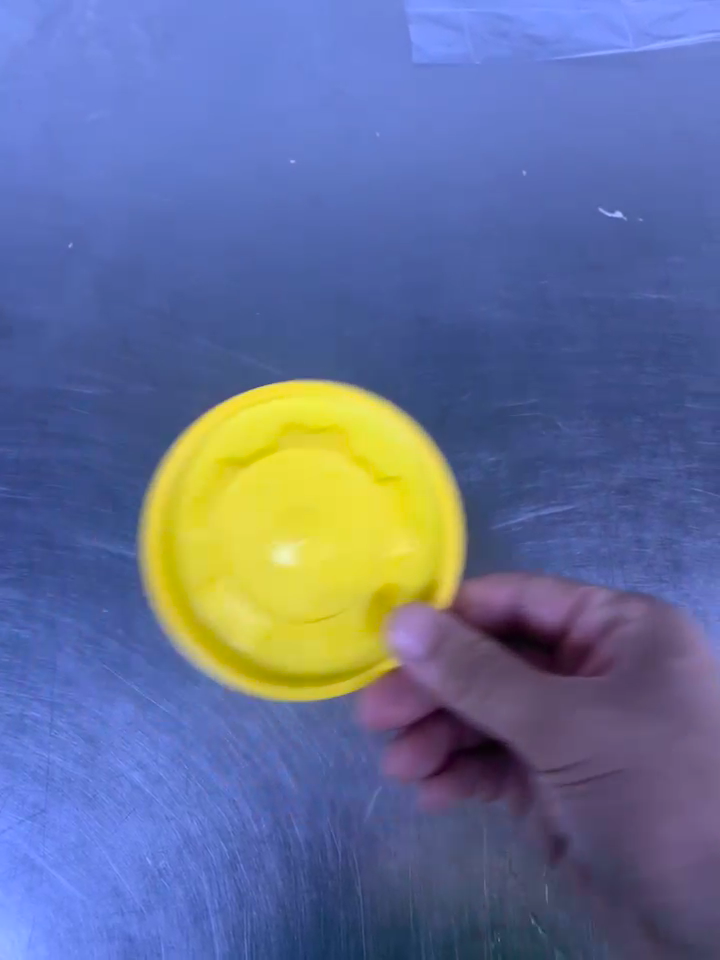
#> input picture frame 18 of homework.mp4, 720 x 960 px, given in place of the camera
$ jupyter execute chap122.ipynb
#> lines starting #> are read from the running program, lines starting #| are printed output that depends on the picture; pictures that were not available may be replaced by others from this repository, and a replacement may not be noted
[cell 1]
import numpy as np
import cv2

[cell 2]
cap = cv2.VideoCapture(0) #컴퓨터 기본 웹캠을 열어 영상을 캡쳐하는 객체 생성
while(True):
# Capture frame-by-frame
    ret, frame = cap.read() #못 읽어오면 ret, 읽어오면 frame, ret은 프레임을 제대로 읽어왔는지
#> frame is the input picture: shape (960, 720, 3); mean B, G, R 150.5, 111.6, 100.6
    # frame은 실제로 캡처된 이미지(프레임)
# Our operations on the frame come here
    gray = cv2.cvtColor(frame, cv2.COLOR_BGR2GRAY)
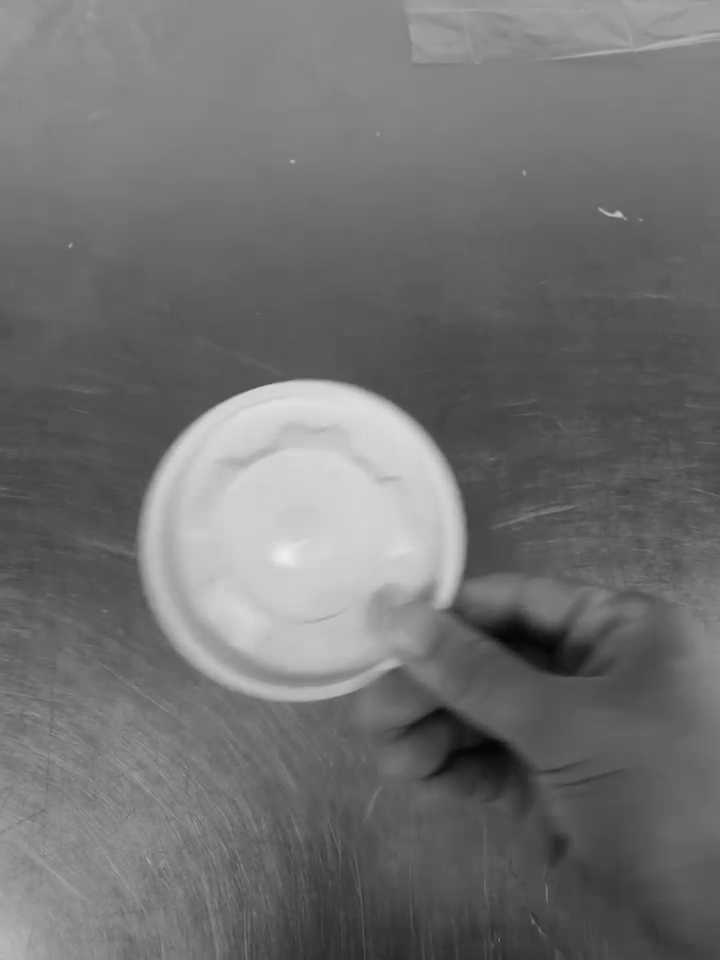
#> gray: shape (960, 720); min 4, max 238, mean 112.8
    #cvtColor함수는 프레임을 BGR 색상 중 그레이 컬러로 변환
# Display the resulting frame
    cv2.imshow('frame',gray)
    if cv2.waitKey(1) & 0xFF == ord('q'): #1밀리로 동안 키입력 대기
#> (key q is pressed here)
        break
# When everything done, release the capture
cap.release() #웹캠 해제 후 사용 종료
cv2.destroyAllWindows()

[cell 3]
import numpy as np
import cv2

[cell 4]
cap = cv2.VideoCapture('earth.avi') #earth.avi 파일 프레임을 읽어와 재생 준비 객체 생성
while(cap.isOpened()): #파일이 열려있는동안 무한루프, 파일이 정상적으로 열려있으면 True반환
    ret, frame = cap.read()
    gray = cv2.cvtColor(frame, cv2.COLOR_BGR2GRAY)
    cv2.imshow('frame',frame)
    if cv2.waitKey(1) & 0xFF == ord('q'):
#> (key q is pressed here)
        break
cap.release()
cv2.destroyAllWindows()

[cell 5]
import numpy as np
import cv2

[cell 6]
cap = cv2.VideoCapture(0) #0은 기본 웹캠 지칭, 비디오 캡처 시작
fourcc = cv2.VideoWriter_fourcc(*'XVID') #코덱 설정, XVID는 비디오 압축 형식을 정의하는 코덱
out = cv2.VideoWriter('output.avi',fourcc, 20.0, (640,480)) #fourcc는 코덱 설정, 20.0은 프레임 속도, 그다음 비디오 해상도
while(cap.isOpened()):
    ret, frame = cap.read()
    if ret==True: #프레임을 제대로 읽어온경우
        frame = cv2.flip(frame,0) #flip함수로 프레임을 수직으로 뒤집는다. 0은 수직 방향으로 뒤집는 걸 의미
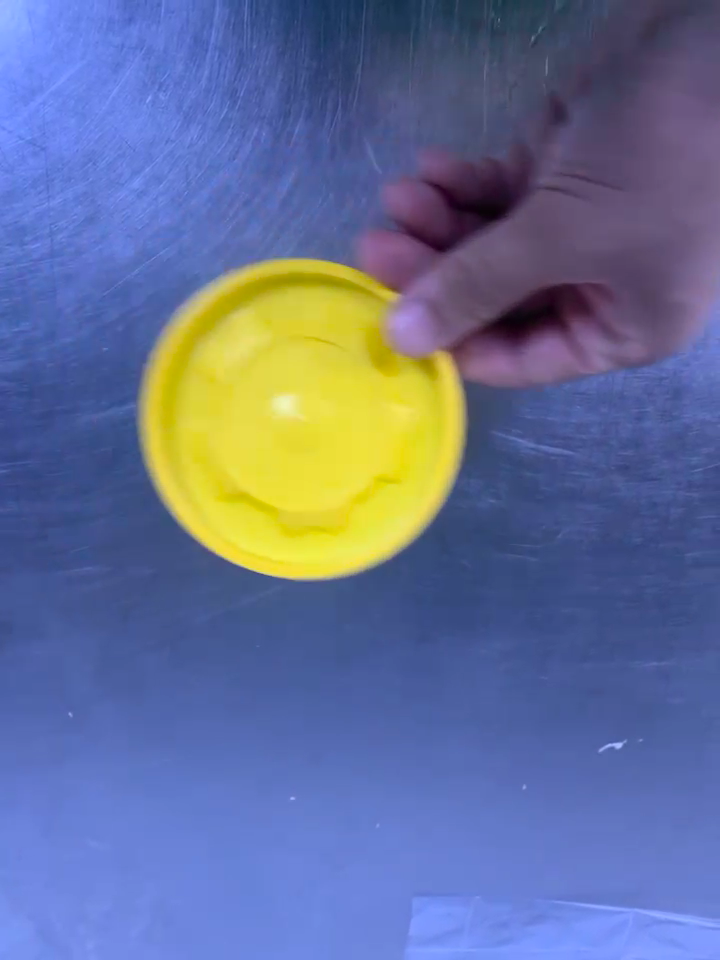
#> frame: shape (960, 720, 3); mean B, G, R 150.5, 111.6, 100.6
# write the flipped frame
        out.write(frame) #플립된 프레임을 output.avi에 저장
        cv2.imshow('frame',frame)
    if cv2.waitKey(1) & 0xFF == ord('q'):
#> (key q is pressed here)
        break
    else:
        break
# Release everything if job is finished
cap.release()
out.release()
cv2.destroyAllWindows()

$ run again, starting later in the video
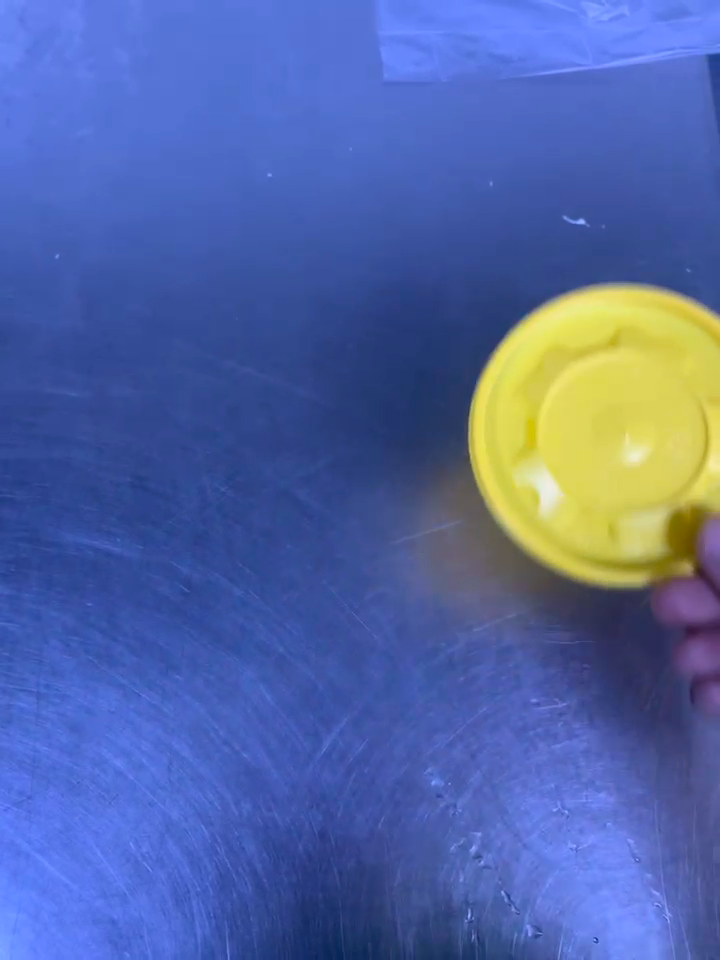
#> input picture frame 82 of homework.mp4, 720 x 960 px, given in place of the camera
#> frame is the input picture: shape (960, 720, 3); mean B, G, R 164.7, 102, 82
#> `gray = cv2.cvtColor(frame, cv2.COLOR_BGR2GRAY)`:
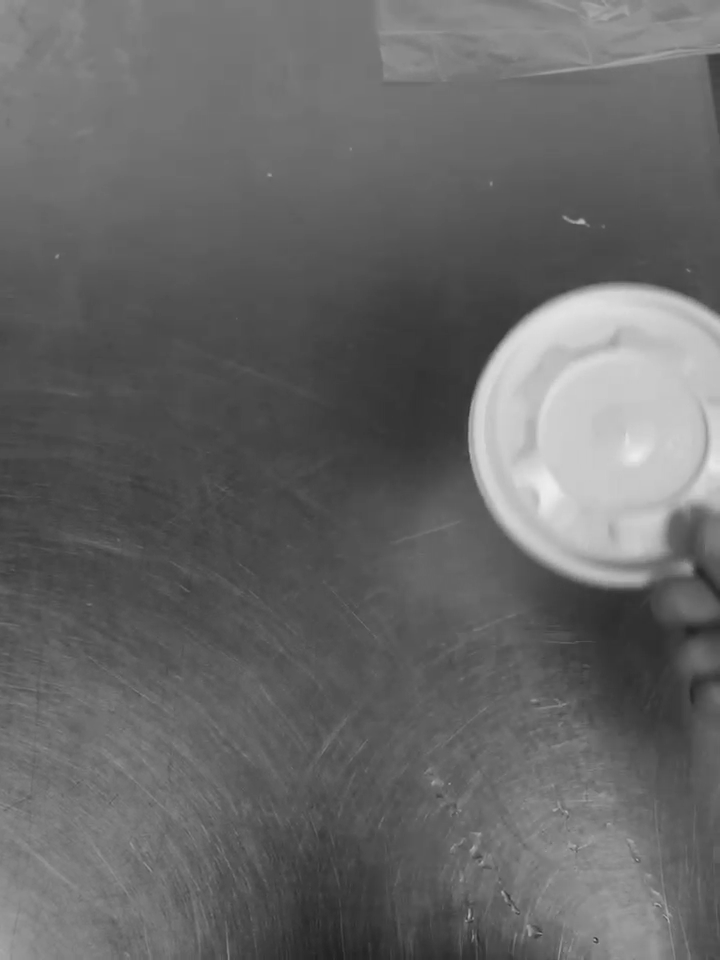
#> gray: shape (960, 720); min 32, max 238, mean 103.2
#> `frame = cv2.flip(frame,0)`:
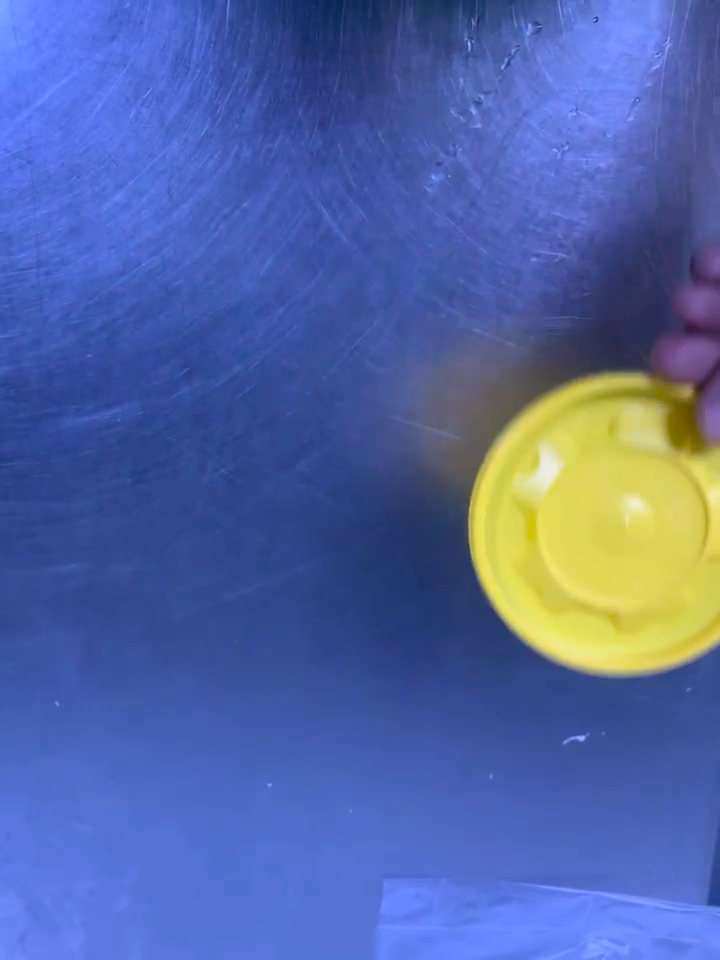
#> frame: shape (960, 720, 3); mean B, G, R 164.7, 102, 82

$ run again, starting later in the video
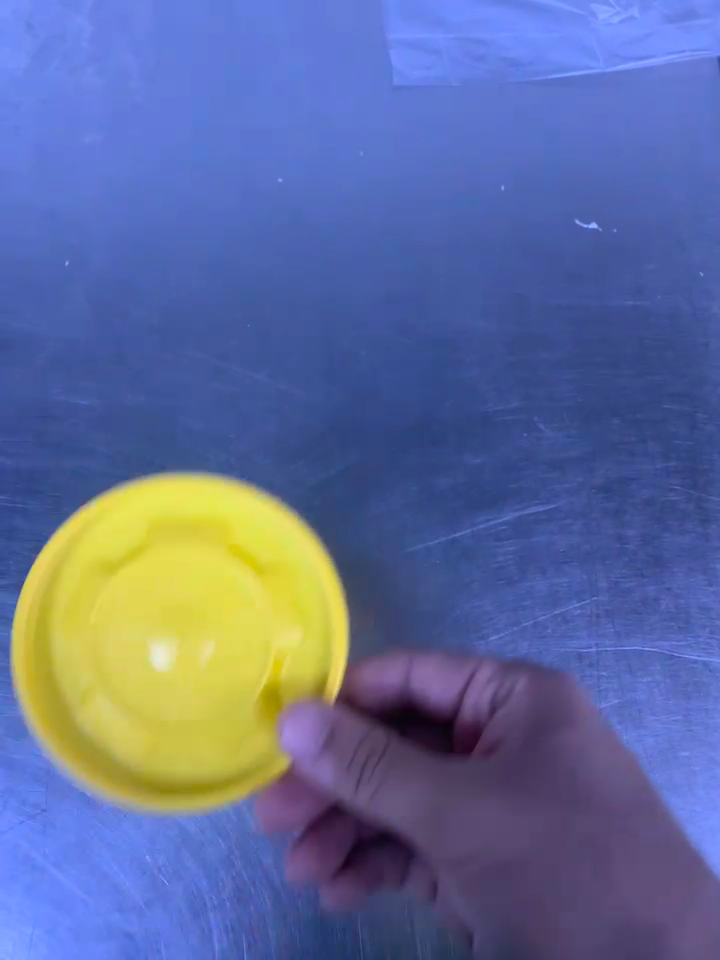
#> input picture frame 147 of homework.mp4, 720 x 960 px, given in place of the camera
#> frame is the input picture: shape (960, 720, 3); mean B, G, R 155, 108.4, 96
#> `gray = cv2.cvtColor(frame, cv2.COLOR_BGR2GRAY)`:
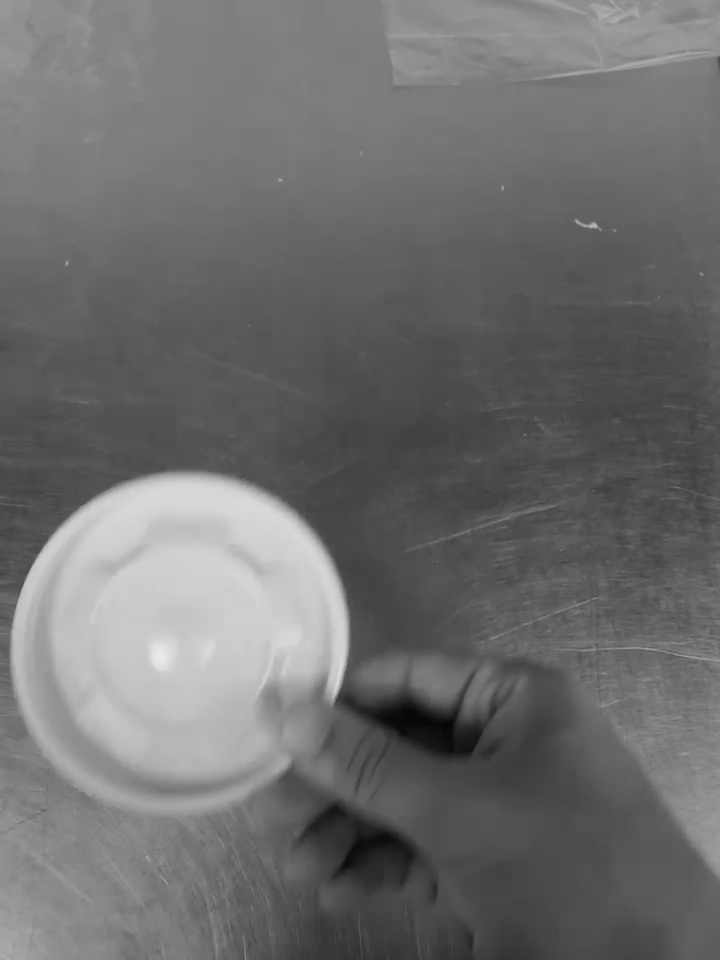
#> gray: shape (960, 720); min 6, max 234, mean 110
#> `frame = cv2.flip(frame,0)`:
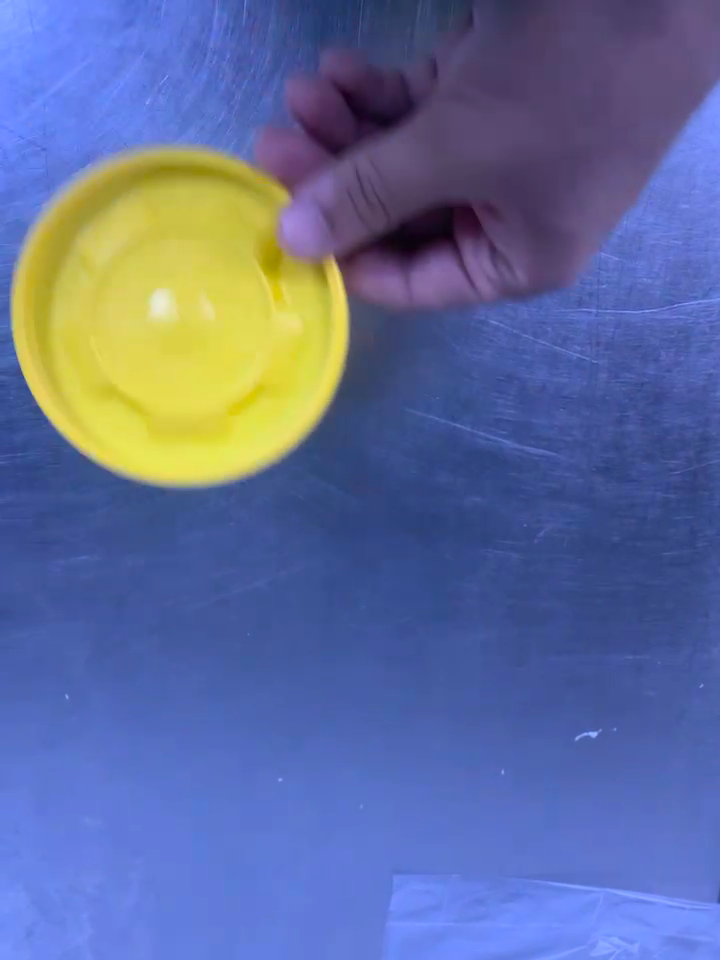
#> frame: shape (960, 720, 3); mean B, G, R 155, 108.4, 96
